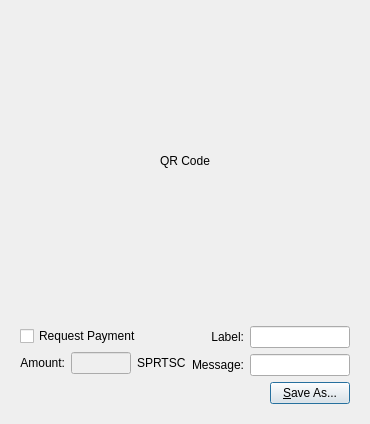
<?xml version="1.0" encoding="UTF-8"?>
<ui version="4.0">
 <class>QRCodeDialog</class>
 <widget class="QDialog" name="QRCodeDialog">
  <property name="geometry">
   <rect>
    <x>0</x>
    <y>0</y>
    <width>320</width>
    <height>404</height>
   </rect>
  </property>
  <property name="windowTitle">
   <string>Dialog</string>
  </property>
  <layout class="QVBoxLayout" name="verticalLayout_3">
   <item>
    <widget class="QLabel" name="lblQRCode">
     <property name="sizePolicy">
      <sizepolicy hsizetype="Expanding" vsizetype="Expanding">
       <horstretch>0</horstretch>
       <verstretch>0</verstretch>
      </sizepolicy>
     </property>
     <property name="minimumSize">
      <size>
       <width>300</width>
       <height>300</height>
      </size>
     </property>
     <property name="text">
      <string>QR Code</string>
     </property>
     <property name="alignment">
      <set>Qt::AlignCenter</set>
     </property>
     <property name="wordWrap">
      <bool>true</bool>
     </property>
    </widget>
   </item>
   <item>
    <widget class="QWidget" name="widget" native="true">
     <layout class="QVBoxLayout" name="verticalLayout_2">
      <item>
       <layout class="QHBoxLayout" name="horizontalLayout_2">
        <item>
         <layout class="QVBoxLayout" name="verticalLayout">
          <item>
           <widget class="QCheckBox" name="chkReqPayment">
            <property name="enabled">
             <bool>true</bool>
            </property>
            <property name="text">
             <string>Request Payment</string>
            </property>
           </widget>
          </item>
          <item>
           <layout class="QHBoxLayout" name="horizontalLayout">
            <item>
             <widget class="QLabel" name="lblAmount">
              <property name="sizePolicy">
               <sizepolicy hsizetype="Preferred" vsizetype="Maximum">
                <horstretch>0</horstretch>
                <verstretch>0</verstretch>
               </sizepolicy>
              </property>
              <property name="text">
               <string>Amount:</string>
              </property>
              <property name="alignment">
               <set>Qt::AlignRight|Qt::AlignTrailing|Qt::AlignVCenter</set>
              </property>
              <property name="buddy">
               <cstring>lnReqAmount</cstring>
              </property>
             </widget>
            </item>
            <item>
             <widget class="QLineEdit" name="lnReqAmount">
              <property name="enabled">
               <bool>false</bool>
              </property>
              <property name="minimumSize">
               <size>
                <width>60</width>
                <height>0</height>
               </size>
              </property>
              <property name="alignment">
               <set>Qt::AlignRight|Qt::AlignTrailing|Qt::AlignVCenter</set>
              </property>
             </widget>
            </item>
            <item>
             <widget class="QLabel" name="lblBTC">
              <property name="sizePolicy">
               <sizepolicy hsizetype="Preferred" vsizetype="Maximum">
                <horstretch>0</horstretch>
                <verstretch>0</verstretch>
               </sizepolicy>
              </property>
              <property name="text">
               <string>SPRTSC</string>
              </property>
              <property name="buddy">
               <cstring>lnReqAmount</cstring>
              </property>
             </widget>
            </item>
           </layout>
          </item>
         </layout>
        </item>
        <item>
         <layout class="QGridLayout" name="gridLayout">
          <item row="0" column="0">
           <widget class="QLabel" name="lblLabel">
            <property name="text">
             <string>Label:</string>
            </property>
            <property name="alignment">
             <set>Qt::AlignRight|Qt::AlignTrailing|Qt::AlignVCenter</set>
            </property>
            <property name="buddy">
             <cstring>lnLabel</cstring>
            </property>
           </widget>
          </item>
          <item row="0" column="1">
           <widget class="QLineEdit" name="lnLabel">
            <property name="minimumSize">
             <size>
              <width>100</width>
              <height>0</height>
             </size>
            </property>
           </widget>
          </item>
          <item row="1" column="0">
           <widget class="QLabel" name="lblMessage">
            <property name="text">
             <string>Message:</string>
            </property>
            <property name="alignment">
             <set>Qt::AlignRight|Qt::AlignTrailing|Qt::AlignVCenter</set>
            </property>
            <property name="buddy">
             <cstring>lnMessage</cstring>
            </property>
           </widget>
          </item>
          <item row="1" column="1">
           <widget class="QLineEdit" name="lnMessage">
            <property name="minimumSize">
             <size>
              <width>100</width>
              <height>0</height>
             </size>
            </property>
           </widget>
          </item>
         </layout>
        </item>
       </layout>
      </item>
      <item>
       <layout class="QHBoxLayout" name="horizontalLayout_3">
        <item>
         <spacer name="horizontalSpacer">
          <property name="orientation">
           <enum>Qt::Horizontal</enum>
          </property>
          <property name="sizeHint" stdset="0">
           <size>
            <width>40</width>
            <height>20</height>
           </size>
          </property>
         </spacer>
        </item>
        <item>
         <widget class="QPushButton" name="btnSaveAs">
          <property name="text">
           <string>&amp;Save As...</string>
          </property>
         </widget>
        </item>
       </layout>
      </item>
     </layout>
    </widget>
   </item>
  </layout>
 </widget>
 <resources/>
 <connections>
  <connection>
   <sender>chkReqPayment</sender>
   <signal>clicked(bool)</signal>
   <receiver>lnReqAmount</receiver>
   <slot>setEnabled(bool)</slot>
   <hints>
    <hint type="sourcelabel">
     <x>92</x>
     <y>285</y>
    </hint>
    <hint type="destinationlabel">
     <x>98</x>
     <y>311</y>
    </hint>
   </hints>
  </connection>
 </connections>
</ui>
